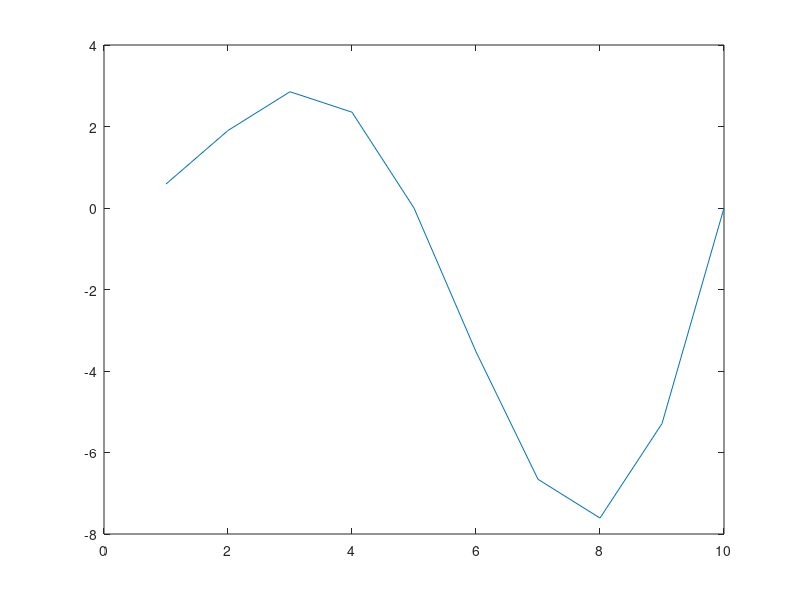

Write MATLAB code to recreate this figure.
%%Name Surname: Serkan Burak Örs
%Istanbul Technical University
%Aeronautics and Astronautics Faculty - Astronautical Engineering
%E-mail: orss19@itu.edu.tr
%BIL 113E - Summer 2020 - CRN:30156
%Instructor: Dr. Mustafa Resa Becan
%Week 2 - Date:14/08/2020
%%
for n = 1:10
    y(n) = n*sin(n*(pi/5));
end
disp(y);
plot(y);